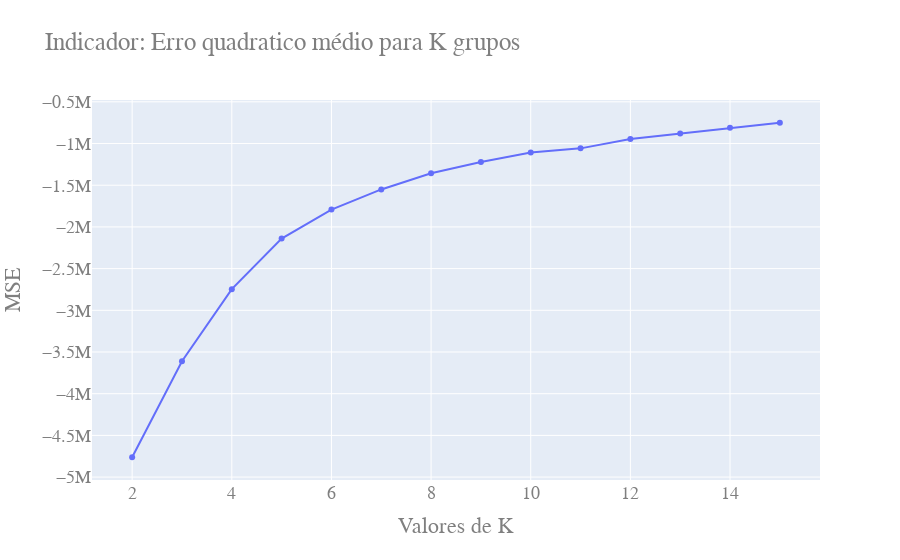

Here is the notebook cell this chart was saved with:
### Code cell
fig =go.Figure()
fig.add_trace(go.Scatter(x = faixa_n_clusters, y = valores_score))
fig.update_layout(
    title="Indicador: Erro quadratico médio para K grupos",
    xaxis_title="Valores de K",
    yaxis_title="MSE",
    font=dict(
        family="Courier New, monospace",
        size=18,
        color="#7f7f7f"
    )
)
fig.show()

### Figure 1 — Plotly figure (JSON) as saved in the notebook; plotly's stock layout.template omitted (floating-point values rounded to 4 significant figures)
{"data": [{"type": "scatter", "x": [2, 3, 4, 5, 6, 7, 8, 9, 10, 11, 12, 13, 14, 15], "y": [-4762000.0, -3611000.0, -2746000.0, -2140000.0, -1792000.0, -1551000.0, -1356000.0, -1223000.0, -1108000.0, -1058000.0, -946600.0, -881200.0, -812300.0, -751000.0]}], "layout": {"font": {"color": "#7f7f7f", "family": "Courier New, monospace", "size": 18}, "title": {"text": "Indicador: Erro quadratico médio para K grupos"}, "xaxis": {"title": {"text": "Valores de K"}}, "yaxis": {"title": {"text": "MSE"}}}}
